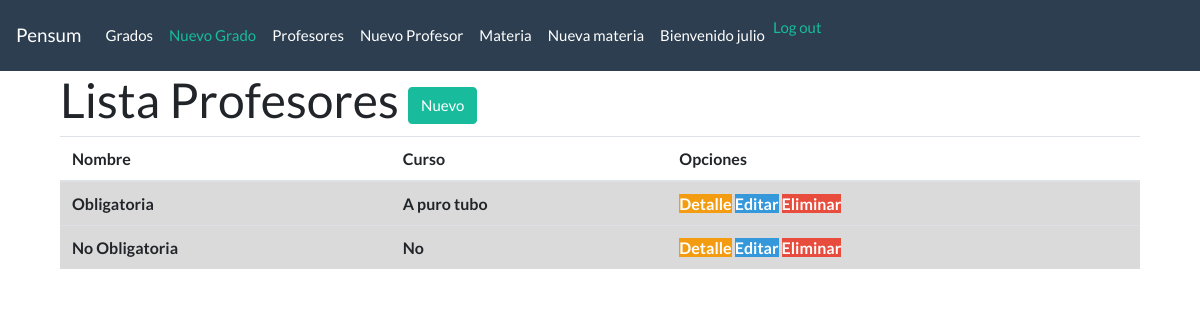
The page /profesores/ (signed in) on the database as committed earlier.
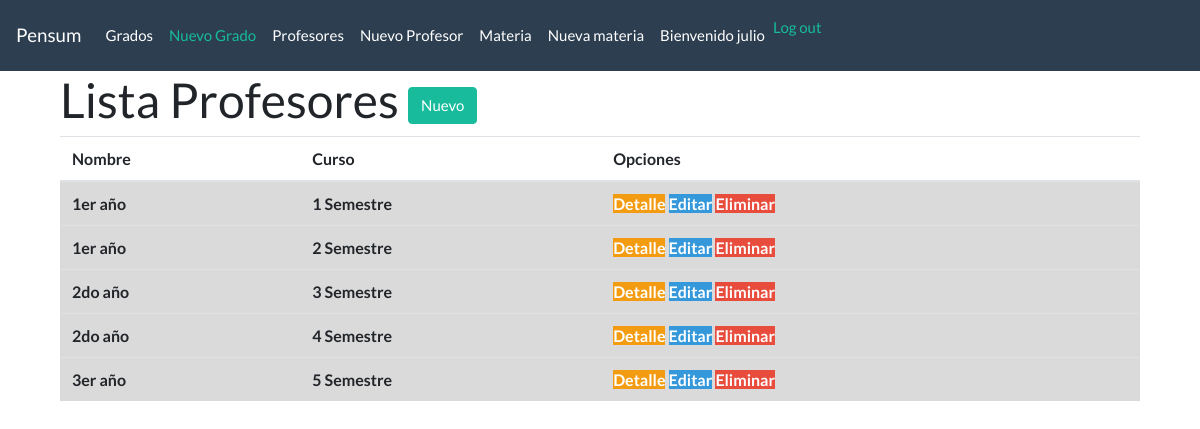
The same page on the database as committed later.
### python/models.py (models this page shows, shortened)
class TipoMateria(models.Model):
    nombre = models.CharField(max_length=50)
    descripcion = models.CharField(max_length=50)

### python/views.py (the view)
# urls.py: url(r'^profesores/$', views.lista_tipo, name ='lista_tipo'),
@login_required
def lista_tipo(request):
    tipos = TipoMateria.objects.order_by('id')
    return render(request, 'tipos/tipo_list.html', {'tipos':tipos})

### python/templates/tipos/tipo_list.html (shortened to what this page needs)
{% extends 'materias/base.html' %}
{% block content %}
<div class="container">
<h1>Lista Profesores <a href="{% url 'tipo_nuevo' %}" class="btn btn-success">Nuevo</a></h1>
  <table class="table table-hover">
    <thead>
      <tr>
        <th scope="col">Nombre</th>
        <th scope="col">Curso</th>
        <th scope="col">Opciones</th>
      </tr>
    </thead>
    <tbody>
      {% for tipo in tipos %}
      <tr class="table-active">
        <th>{{tipo.nombre}}</th>
        <th>{{tipo.descripcion}}</th>
        <th>
          <a href="{% url 'tipo_detalle' pk=tipo.pk %}" class="bt btn-warning">Detalle</a>
          <a href="{% url 'tipo_editar' pk=tipo.pk %}" class="bt btn-info"><span class="glyphicon glyphicon-pencil">Editar</span></a>
          <a href="{% url 'tipo_eliminar' pk=tipo.pk %}" class="bt btn-danger">Eliminar</a>
        </th>
      </tr>
      {% endfor %}
    </tbody>
  </table>
</div>
{% endblock %}

Rows that differ between the two databases and show on the page:
removed TipoMateria: nombre "Obligatoria", descripcion "A puro tubo"
removed TipoMateria: nombre "No Obligatoria", descripcion "No"
added TipoMateria: nombre "1er año", descripcion "1 Semestre"
added TipoMateria: nombre "1er año", descripcion "2 Semestre"
added TipoMateria: nombre "2do año", descripcion "3 Semestre"
added TipoMateria: nombre "2do año", descripcion "4 Semestre"
added TipoMateria: nombre "3er año", descripcion "5 Semestre"
